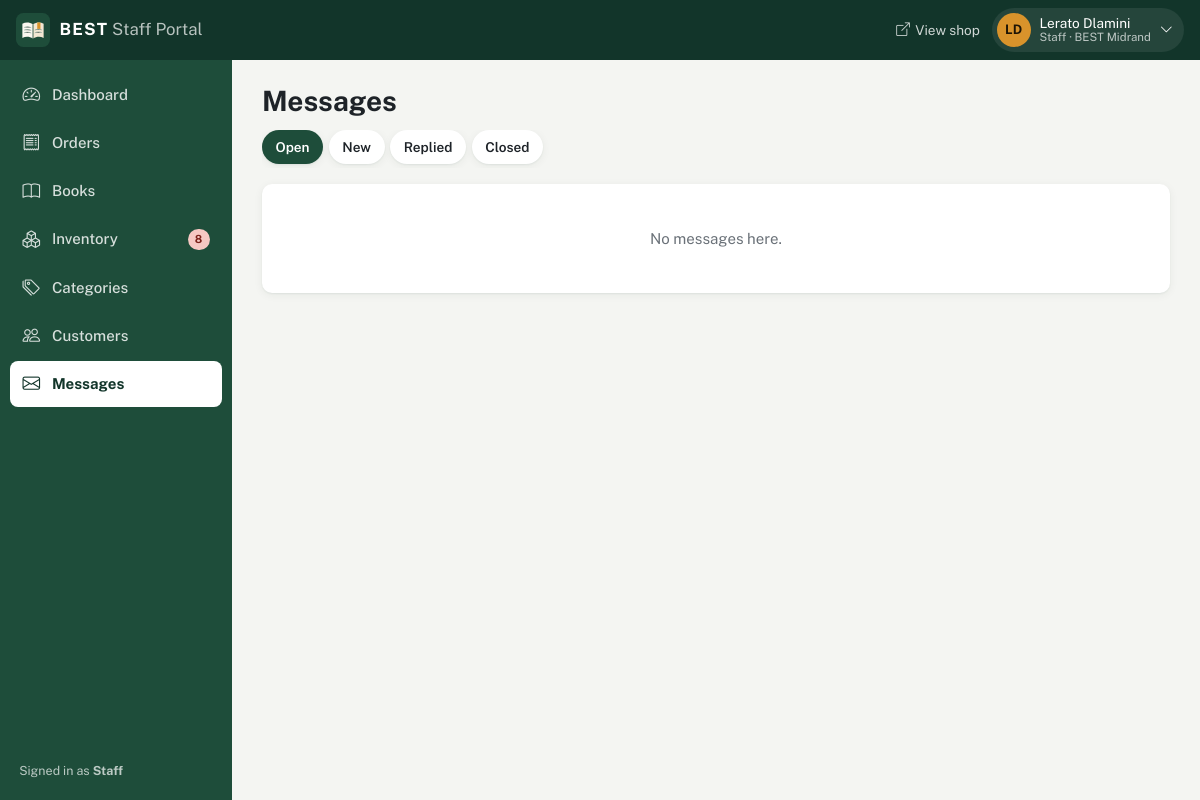
/staff/messages.php (signed in), run on the app's committed database.
### tables this page shows
CREATE TABLE Staff (
  accountID INT PRIMARY KEY,
   
  storeID INT NULL,
  jobTitle VARCHAR(100) NOT NULL DEFAULT 'Store Assistant',
  CONSTRAINT fk_staff_account FOREIGN KEY (accountID) REFERENCES UserAccount (accountID) ON DELETE CASCADE,
  CONSTRAINT fk_staff_store FOREIGN KEY (storeID) REFERENCES Store (storeID) ON DELETE SET NULL
);

CREATE TABLE UserAccount (
  accountID INT PRIMARY KEY AUTO_INCREMENT,
  firstName VARCHAR(100) NOT NULL,
  lastName VARCHAR(100) NOT NULL,
  email VARCHAR(255) NOT NULL UNIQUE,
  phoneNumber VARCHAR(30) NULL,
  passwordHash VARCHAR(255) NOT NULL,
  accountStatus ENUM('active', 'suspended') NOT NULL DEFAULT 'active',
   
  mustChangePassword BOOLEAN NOT NULL DEFAULT FALSE,
  createdBy INT NULL,
  dateCreated DATETIME NOT NULL DEFAULT CURRENT_TIMESTAMP,
  lastLogin DATETIME NULL,
  CONSTRAINT fk_account_createdby FOREIGN KEY (createdBy) REFERENCES UserAccount (accountID) ON DELETE SET NULL,
  INDEX idx_account_status (accountStatus)
);

CREATE TABLE Store (
  storeID INT PRIMARY KEY AUTO_INCREMENT,
  name VARCHAR(120) NOT NULL UNIQUE,
  addressLine VARCHAR(255) NOT NULL,
  city VARCHAR(100) NOT NULL,
  province VARCHAR(60) NOT NULL,
  postalCode VARCHAR(10) NOT NULL,
  phoneNumber VARCHAR(30) NOT NULL,
  email VARCHAR(255) NOT NULL,
  openingHours VARCHAR(255) NOT NULL,
  isActive BOOLEAN NOT NULL DEFAULT TRUE,
  dateCreated DATETIME NOT NULL DEFAULT CURRENT_TIMESTAMP
);

### includes/helpers/database.php (called while the page is built, shortened)
<?php
function fetchAll(mysqli $conn, string $sql, array $params = []): array
{
    $stmt = $conn->prepare($sql);
    if (!$stmt->execute($params ?: null)) {
        error_log('Query failed: ' . $stmt->error);
        return [];
    }
    $result = $stmt->get_result();
    return $result ? $result->fetch_all(MYSQLI_ASSOC) : [];
}
function fetchOne(mysqli $conn, string $sql, array $params = []): ?array
{
    return fetchAll($conn, $sql, $params)[0] ?? null;
}
function fetchValue(mysqli $conn, string $sql, array $params = []): mixed
{
    $row = fetchOne($conn, $sql, $params);
    return $row ? array_values($row)[0] : null;
}

### staff/helpers/auth.php (called while the page is built, shortened)
<?php
require_once __DIR__ . '/../../includes/helpers/database.php';
function requireStaff(?mysqli $conn): array
{
    $account = isset($_SESSION['accountID']) ? fetchOne($conn,
        "SELECT u.accountID, u.firstName, u.lastName, u.email, u.phoneNumber, u.accountStatus, u.mustChangePassword, u.lastLogin,
                CASE WHEN a.accountID IS NOT NULL THEN 'Admin' WHEN s.accountID IS NOT NULL THEN 'Staff' END AS role,
                s.storeID, s.jobTitle, st.name AS storeName
         FROM UserAccount u
         LEFT JOIN Admin a ON a.accountID = u.accountID
         LEFT JOIN Staff s ON s.accountID = u.accountID
         LEFT JOIN Store st ON st.storeID = s.storeID
         WHERE u.accountID = ?",
        [(int) $_SESSION['accountID']]) : null;
    return $account;
}
function isAdmin(array $account): bool
{
    return $account['role'] === 'Admin';
}

### includes/helpers/forms.php (called while the page is built, shortened)
<?php
function e(?string $value): string
{
    return htmlspecialchars((string) $value, ENT_QUOTES, 'UTF-8');
}

### staff/components/layout.php (the view, shortened to what this page needs)
<?php
    $pageTitle = $pageTitle ?? 'Dashboard';
    $activePage = $activePage ?? 'dashboard';
    $role = $account['role'] ?? 'Staff';
    $navCounts = [
        'orders'    => (int) fetchValue($conn, "SELECT COUNT(*) FROM CustomerOrder WHERE status = 'pending'"),
        'messages'  => (int) fetchValue($conn, "SELECT COUNT(*) FROM ContactMessage WHERE status = 'new'"),
        'inventory' => (int) fetchValue($conn,
            "SELECT COUNT(*) FROM Inventory i JOIN Book b ON b.bookID = i.bookID AND b.isActive = TRUE
             JOIN Store s ON s.storeID = i.storeID AND s.isActive = TRUE WHERE i.quantity <= i.reorderLevel"
            . (!isAdmin($account) && $account['storeID'] ? " AND i.storeID = " . (int) $account['storeID'] : '')),
    ];
    $navLinks = [
        ['dashboard',  'Dashboard',   'dashboard.php',   ['Admin', 'Staff'], 'speedometer2'],
        ['orders',     'Orders',      'orders.php',      ['Admin', 'Staff'], 'receipt'],
        ['books',      'Books',       'books.php',       ['Admin', 'Staff'], 'book'],
        ['inventory',  'Inventory',   'inventory.php',   ['Admin', 'Staff'], 'boxes'],
        ['categories', 'Categories',  'categories.php',  ['Admin', 'Staff'], 'tags'],
        ['customers',  'Customers',   'customers.php',   ['Admin', 'Staff'], 'people'],
        ['messages',   'Messages',    'messages.php',    ['Admin', 'Staff'], 'envelope'],
        ['stores',     'Stores',      'stores.php',      ['Admin'],          'shop'],
        ['accounts',   'Staff & Roles', 'accounts.php',  ['Admin'],          'person-gear'],
        ['activity',   'Activity Log', 'activityLog.php', ['Admin'],         'clock-history'],
    ];
    $navLinks = array_values(array_filter($navLinks, fn ($link) => in_array($role, $link[3], true)));
?>
<!DOCTYPE html>
<html lang="en">
<head>
    <link href="https://cdn.jsdelivr.net/npm/bootstrap@5.3.8/dist/css/bootstrap.min.css" rel="stylesheet">
    <link href="https://cdn.jsdelivr.net/npm/bootstrap-icons@1.13.1/font/bootstrap-icons.min.css" rel="stylesheet">
    <link rel="stylesheet" href="assets/css/dashboard.css?v=<?= filemtime(__DIR__ . '/../assets/css/dashboard.css') ?>">
</head>
<body class="<?= $role === 'Admin' ? 'admin-portal' : 'staff-portal' ?>">
    <header class="portal-header">
        <a class="portal-brand" href="dashboard.php">
            <img src="../assets/images/logo.svg" alt="" width="34" height="34">
            <span><strong>BEST</strong> <span class="portal-brand-sub">Staff Portal</span></span>
        </a>
        <div class="portal-header-actions">
            <a href="../index.php" class="portal-header-link d-none d-md-inline-flex" target="_blank" rel="noopener"><i class="bi bi-box-arrow-up-right" aria-hidden="true"></i> View shop</a>
            <div class="dropdown">
                <button class="portal-user" type="button" data-bs-toggle="dropdown" aria-expanded="false">
                    <span class="portal-avatar" aria-hidden="true"><?= e(mb_substr($account['firstName'], 0, 1) . mb_substr($account['lastName'], 0, 1)) ?></span>
                    <span class="portal-user-text d-none d-sm-flex">
                        <span><?= e($account['firstName'] . ' ' . $account['lastName']) ?></span>
                        <small><?= e($role) ?><?= $account['storeName'] ? ' · ' . e($account['storeName']) : '' ?></small>
                    </span>
                    <i class="bi bi-chevron-down small" aria-hidden="true"></i>
                </button>
            </div>
        </div>
    </header>
    <div class="portal-body">
        <nav class="portal-nav offcanvas-lg offcanvas-start" id="portalNav" tabindex="-1" aria-label="Portal navigation">
            <ul class="portal-nav-list">
                <?php foreach ($navLinks as [$key, $label, $href, , $icon]): ?>
                    <li>
                        <a class="portal-nav-link<?= $activePage === $key ? ' active' : '' ?>" href="<?= $href ?>"<?= $activePage === $key ? ' aria-current="page"' : '' ?>>
                            <i class="bi bi-<?= $icon ?>" aria-hidden="true"></i>
                            <span><?= $label ?></span>
                            <?php if (!empty($navCounts[$key])): ?>
                                <span class="portal-nav-badge<?= $key === 'inventory' ? ' is-warning' : '' ?>"><?= $navCounts[$key] ?></span>
                            <?php endif; ?>
                        </a>
                    </li>
                <?php endforeach; ?>
            </ul>
            <p class="portal-nav-role">Signed in as <strong><?= e($role) ?></strong></p>
        </nav>
        <main class="portal-main" id="main">
            <div class="portal-heading">
                <h1><?= e($pageTitle) ?></h1>
            </div>

### staff/assets/css/dashboard.css (style rules this page uses)
:root { --brand: #1E4D3A; --brand-dark: #12352A; --brand-soft: #E7F0EB; --accent: #D9932B; --accent-soft: #FDF0DB; --page-bg: #F4F5F2; --surface: #FFFFFF; --line: #E3E5E0; --text: #1E2328; --muted: #6A7178; --danger: #B4372F; --success: #1F6B3F; --header-height: 60px; --nav-width: 232px; --radius: 10px; --shadow: 0 1px 2px rgba(18, 53, 42, .06), 0 2px 10px rgba(18, 53, 42, .06); --bs-body-font-family: 'Public Sans', system-ui, sans-serif; }
body { background: var(--page-bg); color: var(--text); font-size: .94rem; }
a { color: var(--brand); }
.portal-header { position: sticky; top: 0; z-index: 1030; height: var(--header-height); display: flex; align-items: center; gap: .75rem; padding: 0 1rem; background: var(--brand-dark); color: #fff; }
.portal-brand { display: flex; align-items: center; gap: .6rem; color: #fff; text-decoration: none; font-size: 1.05rem; }
.portal-brand strong { letter-spacing: .06em; }
.portal-brand-sub { opacity: .7; font-weight: 400; }
.portal-header-actions { margin-left: auto; display: flex; align-items: center; gap: .75rem; }
.portal-header-link { color: rgba(255, 255, 255, .8); text-decoration: none; align-items: center; gap: .35rem; font-size: .85rem; }
.portal-user { display: flex; align-items: center; gap: .55rem; background: rgba(255, 255, 255, .08); border: none; color: #fff; padding: .3rem .7rem .3rem .3rem; border-radius: 999px; }
.portal-avatar { width: 34px; height: 34px; border-radius: 50%; background: var(--accent); color: #1d1405; display: grid; place-items: center; font-weight: 700; font-size: .82rem; }
.portal-user-text { flex-direction: column; align-items: flex-start; line-height: 1.15; font-size: .85rem; }
.portal-user-text small { opacity: .7; font-size: .72rem; }
.portal-body { display: flex; min-height: calc(100vh - var(--header-height)); }
.portal-nav { width: var(--nav-width); flex-shrink: 0; background: var(--brand) !important; color: #fff; }
@media (min-width: 992px) { .portal-nav { position: sticky; top: var(--header-height); height: calc(100vh - var(--header-height)); overflow-y: auto; display: flex; flex-direction: column; } }
.portal-nav-list { list-style: none; padding: .75rem .6rem; margin: 0; }
.portal-nav-link { display: flex; align-items: center; gap: .75rem; padding: .62rem .8rem; border-radius: 8px; color: rgba(255, 255, 255, .82); text-decoration: none; font-weight: 500; margin-bottom: 2px; }
.portal-nav-link i { font-size: 1.1rem; }
.portal-nav-link.active { background: #fff; color: var(--brand-dark); font-weight: 700; }
.portal-nav-badge { margin-left: auto; background: var(--accent); color: #1d1405; font-size: .7rem; font-weight: 700; min-width: 22px; text-align: center; padding: .12rem .4rem; border-radius: 999px; }
.portal-nav-badge.is-warning { background: #F6C8C3; color: #7A1F18; }
.portal-nav-role { margin: auto 1.2rem 1.2rem; font-size: .78rem; opacity: .7; }
.portal-main { flex: 1; min-width: 0; padding: 1.5rem clamp(1rem, 2.5vw, 2rem) 3rem; }
.portal-heading { display: flex; align-items: center; justify-content: space-between; flex-wrap: wrap; gap: .75rem; margin-bottom: .75rem; }
.portal-heading h1 { font-size: clamp(1.35rem, 2.4vw, 1.75rem); font-weight: 700; margin: 0; }

### data on the page
staff: accountID.lastName "LD", accountID.lastName "Lerato Dlamini", storeID.name "BEST Midrand"

### other printed values
$role "Staff"
$label "Dashboard"
$label "Orders"
$label "Books"
$label "Inventory"
$navCounts[$key] "8"
$label "Categories"
$label "Customers"
$label "Messages"
$pageTitle "Messages"
$label "New"
$label "Replied"
$label "Closed"
